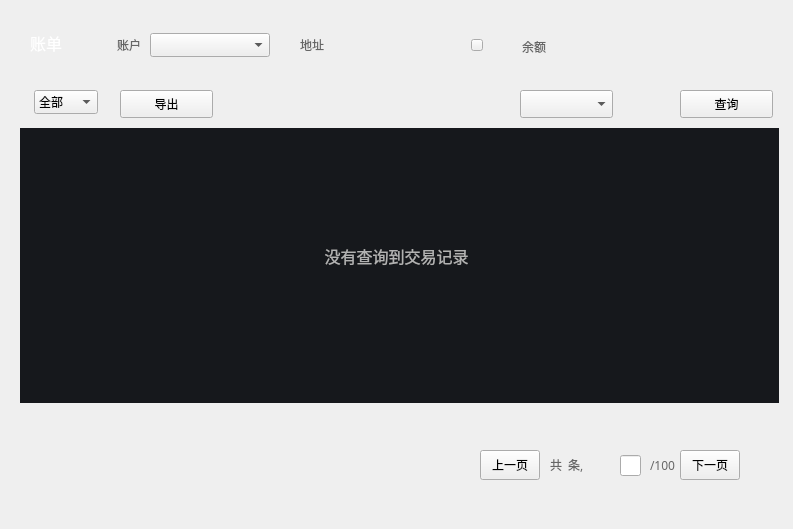
<?xml version="1.0" encoding="UTF-8"?>
<ui version="4.0">
 <class>AccountPage</class>
 <widget class="QWidget" name="AccountPage">
  <property name="geometry">
   <rect>
    <x>0</x>
    <y>0</y>
    <width>793</width>
    <height>529</height>
   </rect>
  </property>
  <property name="font">
   <font>
    <family>微软雅黑</family>
    <stylestrategy>PreferDefault</stylestrategy>
   </font>
  </property>
  <property name="windowTitle">
   <string>Form</string>
  </property>
  <property name="styleSheet">
   <string notr="true"/>
  </property>
  <widget class="QLabel" name="addressLabel2">
   <property name="geometry">
    <rect>
     <x>300</x>
     <y>33</y>
     <width>30</width>
     <height>24</height>
    </rect>
   </property>
   <property name="font">
    <font>
     <family>微软雅黑</family>
    </font>
   </property>
   <property name="styleSheet">
    <string notr="true">color: rgb(102,102,102);
background:transparent;</string>
   </property>
   <property name="text">
    <string>地址</string>
   </property>
  </widget>
  <widget class="QLabel" name="addressLabel">
   <property name="geometry">
    <rect>
     <x>331</x>
     <y>33</y>
     <width>130</width>
     <height>24</height>
    </rect>
   </property>
   <property name="font">
    <font>
     <family>微软雅黑</family>
     <underline>false</underline>
    </font>
   </property>
   <property name="styleSheet">
    <string notr="true">color: rgb(190,190,190);
background:transparent;</string>
   </property>
   <property name="text">
    <string/>
   </property>
   <property name="scaledContents">
    <bool>true</bool>
   </property>
   <property name="textInteractionFlags">
    <set>Qt::NoTextInteraction</set>
   </property>
  </widget>
  <widget class="QToolButton" name="copyBtn">
   <property name="geometry">
    <rect>
     <x>471</x>
     <y>39</y>
     <width>12</width>
     <height>12</height>
    </rect>
   </property>
   <property name="font">
    <font>
     <family>微软雅黑</family>
    </font>
   </property>
   <property name="cursor">
    <cursorShape>PointingHandCursor</cursorShape>
   </property>
   <property name="focusPolicy">
    <enum>Qt::NoFocus</enum>
   </property>
   <property name="text">
    <string/>
   </property>
  </widget>
  <widget class="QComboBox" name="accountComboBox">
   <property name="geometry">
    <rect>
     <x>150</x>
     <y>33</y>
     <width>120</width>
     <height>24</height>
    </rect>
   </property>
   <property name="font">
    <font>
     <family>微软雅黑</family>
     <weight>50</weight>
     <bold>false</bold>
    </font>
   </property>
   <property name="focusPolicy">
    <enum>Qt::NoFocus</enum>
   </property>
  </widget>
  <widget class="QLabel" name="label_10">
   <property name="geometry">
    <rect>
     <x>30</x>
     <y>32</y>
     <width>41</width>
     <height>21</height>
    </rect>
   </property>
   <property name="font">
    <font>
     <family>微软雅黑</family>
     <pointsize>12</pointsize>
    </font>
   </property>
   <property name="styleSheet">
    <string notr="true">background:transparent;
color: rgb(255, 255, 255);</string>
   </property>
   <property name="text">
    <string>账单</string>
   </property>
  </widget>
  <widget class="QLabel" name="label">
   <property name="geometry">
    <rect>
     <x>110</x>
     <y>33</y>
     <width>31</width>
     <height>24</height>
    </rect>
   </property>
   <property name="font">
    <font>
     <family>微软雅黑</family>
    </font>
   </property>
   <property name="styleSheet">
    <string notr="true">color: rgb(102,102,102);
background:transparent;</string>
   </property>
   <property name="text">
    <string>账户</string>
   </property>
   <property name="alignment">
    <set>Qt::AlignRight|Qt::AlignTrailing|Qt::AlignVCenter</set>
   </property>
  </widget>
  <widget class="QComboBox" name="transactionTypeComboBox">
   <property name="geometry">
    <rect>
     <x>34</x>
     <y>90</y>
     <width>64</width>
     <height>24</height>
    </rect>
   </property>
   <property name="font">
    <font>
     <family>微软雅黑</family>
    </font>
   </property>
   <property name="focusPolicy">
    <enum>Qt::NoFocus</enum>
   </property>
   <item>
    <property name="text">
     <string>全部</string>
    </property>
   </item>
   <item>
    <property name="text">
     <string>转入</string>
    </property>
   </item>
   <item>
    <property name="text">
     <string>转出</string>
    </property>
   </item>
  </widget>
  <widget class="QLabel" name="label_16">
   <property name="geometry">
    <rect>
     <x>505</x>
     <y>35</y>
     <width>41</width>
     <height>24</height>
    </rect>
   </property>
   <property name="font">
    <font>
     <family>微软雅黑</family>
    </font>
   </property>
   <property name="styleSheet">
    <string notr="true">color: rgb(102,102,102);
background:transparent;</string>
   </property>
   <property name="text">
    <string>余额</string>
   </property>
   <property name="alignment">
    <set>Qt::AlignRight|Qt::AlignTrailing|Qt::AlignVCenter</set>
   </property>
  </widget>
  <widget class="QLabel" name="balanceLabel">
   <property name="geometry">
    <rect>
     <x>560</x>
     <y>25</y>
     <width>271</width>
     <height>30</height>
    </rect>
   </property>
   <property name="font">
    <font>
     <family>微软雅黑</family>
     <pointsize>14</pointsize>
    </font>
   </property>
   <property name="styleSheet">
    <string notr="true">color: rgb(102,102,102);
background:transparent;</string>
   </property>
   <property name="text">
    <string/>
   </property>
   <property name="alignment">
    <set>Qt::AlignLeading|Qt::AlignLeft|Qt::AlignVCenter</set>
   </property>
  </widget>
  <widget class="QToolButton" name="nextPageBtn">
   <property name="geometry">
    <rect>
     <x>680</x>
     <y>450</y>
     <width>60</width>
     <height>30</height>
    </rect>
   </property>
   <property name="font">
    <font>
     <family>微软雅黑</family>
    </font>
   </property>
   <property name="cursor">
    <cursorShape>PointingHandCursor</cursorShape>
   </property>
   <property name="focusPolicy">
    <enum>Qt::NoFocus</enum>
   </property>
   <property name="styleSheet">
    <string notr="true"/>
   </property>
   <property name="text">
    <string>下一页</string>
   </property>
  </widget>
  <widget class="QLineEdit" name="pageLineEdit">
   <property name="geometry">
    <rect>
     <x>620</x>
     <y>455</y>
     <width>21</width>
     <height>21</height>
    </rect>
   </property>
   <property name="styleSheet">
    <string notr="true">color: rgb(102, 102, 102);</string>
   </property>
   <property name="alignment">
    <set>Qt::AlignCenter</set>
   </property>
  </widget>
  <widget class="QLabel" name="numberLabel">
   <property name="geometry">
    <rect>
     <x>550</x>
     <y>450</y>
     <width>61</width>
     <height>30</height>
    </rect>
   </property>
   <property name="font">
    <font>
     <family>微软雅黑</family>
    </font>
   </property>
   <property name="styleSheet">
    <string notr="true">color: rgb(102, 102, 102);</string>
   </property>
   <property name="text">
    <string>共  条,</string>
   </property>
  </widget>
  <widget class="QLabel" name="pageLabel">
   <property name="geometry">
    <rect>
     <x>650</x>
     <y>450</y>
     <width>31</width>
     <height>30</height>
    </rect>
   </property>
   <property name="font">
    <font>
     <family>微软雅黑</family>
    </font>
   </property>
   <property name="styleSheet">
    <string notr="true">color: rgb(102, 102, 102);</string>
   </property>
   <property name="text">
    <string>/100</string>
   </property>
   <property name="alignment">
    <set>Qt::AlignLeading|Qt::AlignLeft|Qt::AlignVCenter</set>
   </property>
  </widget>
  <widget class="QToolButton" name="prePageBtn">
   <property name="geometry">
    <rect>
     <x>480</x>
     <y>450</y>
     <width>60</width>
     <height>30</height>
    </rect>
   </property>
   <property name="font">
    <font>
     <family>微软雅黑</family>
    </font>
   </property>
   <property name="cursor">
    <cursorShape>PointingHandCursor</cursorShape>
   </property>
   <property name="focusPolicy">
    <enum>Qt::NoFocus</enum>
   </property>
   <property name="styleSheet">
    <string notr="true"/>
   </property>
   <property name="text">
    <string>上一页</string>
   </property>
  </widget>
  <widget class="QTableWidget" name="accountTransactionsTableWidget">
   <property name="geometry">
    <rect>
     <x>20</x>
     <y>128</y>
     <width>759</width>
     <height>275</height>
    </rect>
   </property>
   <property name="styleSheet">
    <string notr="true">QTableWidget{color:rgb(190,190,190);border:none;background-color:rgb(22,24,28); }
QHeaderView{color:rgb(255,255,255);background-color:rgb(22,24,28);min-height:47;}
QHeaderView::section{background-color: rgb(22,24,28);border: none;
font: 12px &quot;微软雅黑&quot;;}</string>
   </property>
   <property name="verticalScrollBarPolicy">
    <enum>Qt::ScrollBarAsNeeded</enum>
   </property>
   <property name="horizontalScrollBarPolicy">
    <enum>Qt::ScrollBarAlwaysOff</enum>
   </property>
   <property name="sizeAdjustPolicy">
    <enum>QAbstractScrollArea::AdjustToContents</enum>
   </property>
   <property name="autoScroll">
    <bool>false</bool>
   </property>
   <property name="editTriggers">
    <set>QAbstractItemView::NoEditTriggers</set>
   </property>
   <property name="tabKeyNavigation">
    <bool>false</bool>
   </property>
   <property name="showDropIndicator" stdset="0">
    <bool>false</bool>
   </property>
   <property name="dragDropOverwriteMode">
    <bool>false</bool>
   </property>
   <property name="showGrid">
    <bool>false</bool>
   </property>
   <attribute name="horizontalHeaderVisible">
    <bool>false</bool>
   </attribute>
   <attribute name="horizontalHeaderCascadingSectionResizes">
    <bool>true</bool>
   </attribute>
   <attribute name="horizontalHeaderHighlightSections">
    <bool>true</bool>
   </attribute>
   <attribute name="verticalHeaderVisible">
    <bool>false</bool>
   </attribute>
   <attribute name="verticalHeaderCascadingSectionResizes">
    <bool>true</bool>
   </attribute>
   <column>
    <property name="text">
     <string>时间</string>
    </property>
    <property name="font">
     <font>
      <family>微软雅黑</family>
     </font>
    </property>
    <property name="textAlignment">
     <set>AlignCenter</set>
    </property>
   </column>
   <column>
    <property name="text">
     <string>对方账户</string>
    </property>
    <property name="font">
     <font>
      <family>微软雅黑</family>
     </font>
    </property>
    <property name="textAlignment">
     <set>AlignCenter</set>
    </property>
   </column>
   <column>
    <property name="text">
     <string>交易金额/TV</string>
    </property>
    <property name="font">
     <font>
      <family>微软雅黑</family>
     </font>
    </property>
    <property name="textAlignment">
     <set>AlignCenter</set>
    </property>
   </column>
   <column>
    <property name="text">
     <string>手续费/TV</string>
    </property>
    <property name="font">
     <font>
      <family>微软雅黑</family>
     </font>
    </property>
    <property name="textAlignment">
     <set>AlignCenter</set>
    </property>
   </column>
   <column>
    <property name="text">
     <string>交易ID</string>
    </property>
    <property name="font">
     <font>
      <family>微软雅黑</family>
      <weight>50</weight>
      <bold>false</bold>
     </font>
    </property>
    <property name="textAlignment">
     <set>AlignCenter</set>
    </property>
   </column>
   <column>
    <property name="text">
     <string>备注</string>
    </property>
    <property name="font">
     <font>
      <family>微软雅黑</family>
     </font>
    </property>
    <property name="textAlignment">
     <set>AlignCenter</set>
    </property>
   </column>
  </widget>
  <widget class="QLabel" name="initLabel">
   <property name="geometry">
    <rect>
     <x>196</x>
     <y>230</y>
     <width>401</width>
     <height>51</height>
    </rect>
   </property>
   <property name="font">
    <font>
     <family>微软雅黑</family>
     <pointsize>12</pointsize>
    </font>
   </property>
   <property name="styleSheet">
    <string notr="true">color: rgb(178, 178, 178);</string>
   </property>
   <property name="text">
    <string>没有查询到交易记录</string>
   </property>
   <property name="alignment">
    <set>Qt::AlignCenter</set>
   </property>
  </widget>
  <widget class="QPushButton" name="preExportBtn">
   <property name="geometry">
    <rect>
     <x>120</x>
     <y>90</y>
     <width>93</width>
     <height>28</height>
    </rect>
   </property>
   <property name="text">
    <string>导出</string>
   </property>
   <property name="flat">
    <bool>false</bool>
   </property>
  </widget>
  <widget class="QPushButton" name="queryBtn">
   <property name="geometry">
    <rect>
     <x>680</x>
     <y>90</y>
     <width>93</width>
     <height>28</height>
    </rect>
   </property>
   <property name="text">
    <string>查询</string>
   </property>
   <property name="flat">
    <bool>false</bool>
   </property>
  </widget>
  <widget class="QComboBox" name="queryAssetCombo">
   <property name="geometry">
    <rect>
     <x>520</x>
     <y>90</y>
     <width>93</width>
     <height>28</height>
    </rect>
   </property>
  </widget>
 </widget>
 <resources/>
 <connections/>
</ui>
